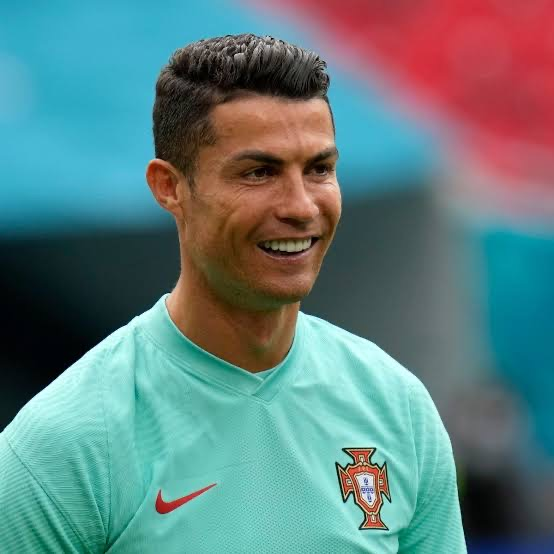
#> input picture input.JPG, 554 x 554 px
$ python main.py
#> lines starting #> are read from the running program, lines starting #| are printed output that depends on the picture; after the words box and inside, x2 and y2 are one past the last pixel; in counts of white or black regions, pixels touching at a corner belong together
import numpy as np
import cv2


image = cv2.imread('input.JPG')
#> image is the input picture: shape (554, 554, 3); mean B, G, R 127.9, 127.6, 96.1

boundaries = [
    ([17, 15, 100], [50, 56, 200]),
    ([86, 31, 4], [220, 88, 50]),
    ([25, 146, 190], [62, 174, 250]),
    ([103, 86, 65], [145, 133, 128])
]

for (lower, upper) in boundaries:
    lower = np.array(lower, dtype = "uint8")
    upper = np.array(upper, dtype = "uint8")

    mask = cv2.inRange(image, lower, upper)
    output = cv2.bitwise_and(image, image, mask=mask)

    cv2.imshow("images", np.hstack([image, output]))
    cv2.waitKey(0)
#> this loop made 4 passes
#> pass 1, `mask = cv2.inRange(image, lower, upper)`:
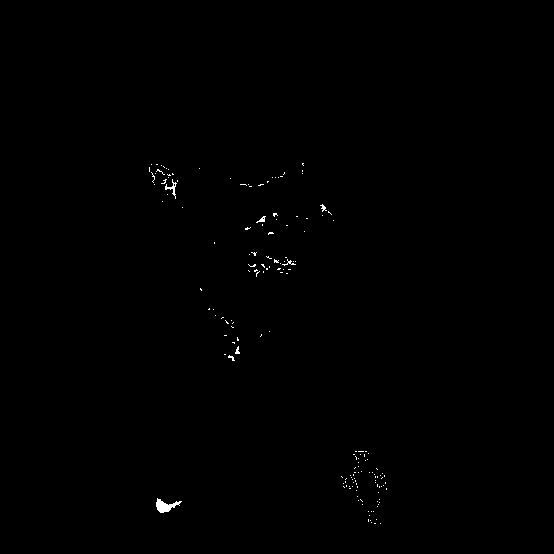
#> mask: shape (554, 554); 0.25% white in thin lines or dots, all inside (x1, y1, x2, y2) = (149, 163, 387, 524)
#> pass 1, `cv2.imshow("images", np.hstack([image, output]))`:
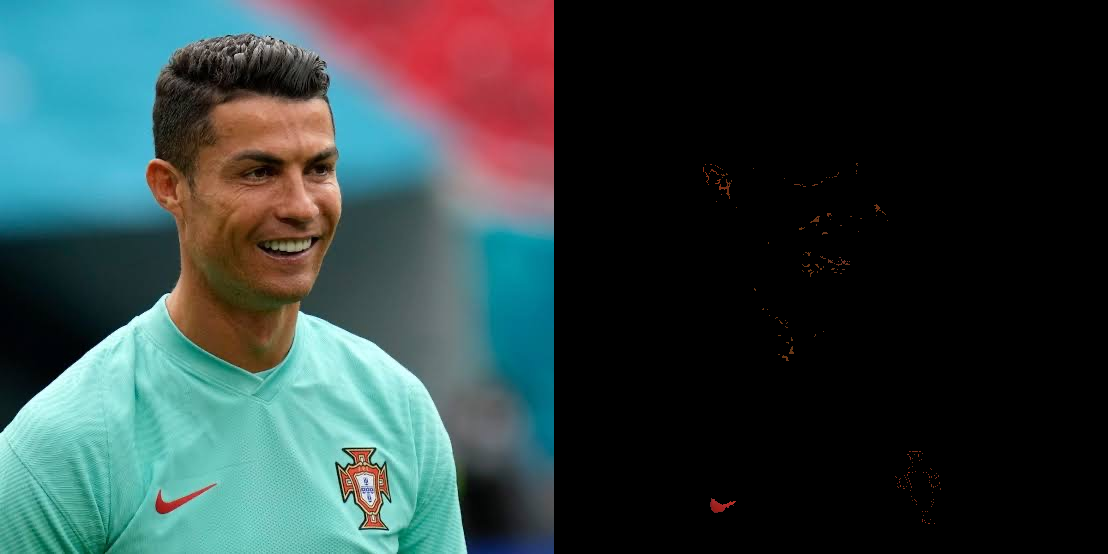
#> window 'images': shape (554, 1108, 3); mean B, G, R 64, 63.9, 48.2
#> pass 2, `mask = cv2.inRange(image, lower, upper)`:
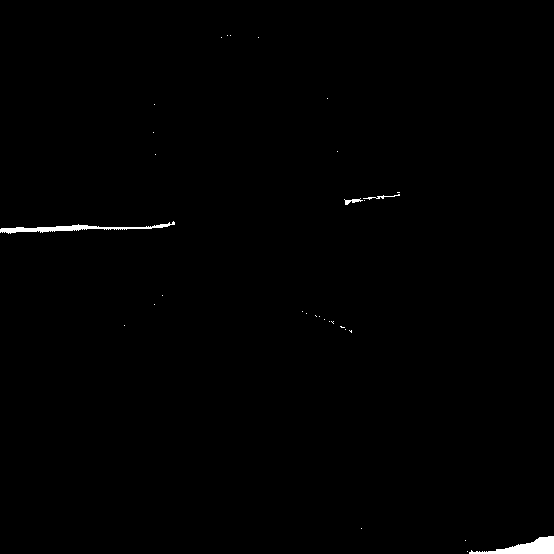
#> mask: shape (554, 554); 0.49% white; 31 white regions (27 under 20 px), largest, box (x1, y1, x2, y2) and area: (469, 536, 554, 554) 714, (0, 221, 175, 234) 641, (344, 198, 363, 205) 57, (363, 194, 400, 200) 56
